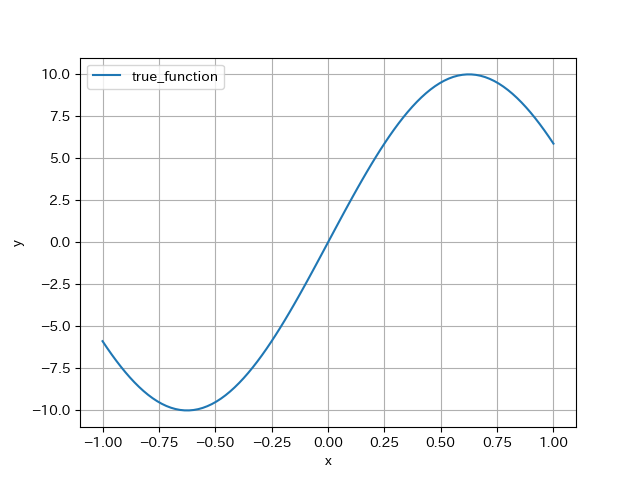

Write Python code to recreate this figure.
import numpy as np
import doctest
import matplotlib.pyplot as plt
import japanize_matplotlib

def true_function(x):
    '''
    >>> true_function(0)
    0
    '''
    y = np.sin(np.pi * x * 0.8) * 10
    return y

def plot(x_min, x_max):
    dots = 100
    xdata = np.linspace(x_min, x_max, dots)
    ydata = true_function(xdata)
    plt.figure()
    plt.plot(xdata, ydata, label="true_function")
    plt.xlabel("x")
    plt.ylabel("y")
    plt.grid(True)
    plt.legend(loc="best")
    plt.savefig("ex1_1.png")

if __name__ == '__main__':
    doctest.testmod
    x_min = -1
    x_max = 1
    plot(x_min, x_max)